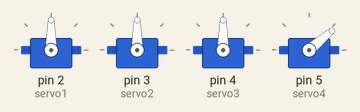
The sketch below on a simulated Arduino Uno, built with avr-gcc and run on an emulated ATmega328P. Parts: 4 × servo.

Above: at 0.05 s.
At 0.4 s:
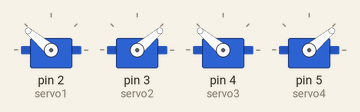
Timing chart, 0 to 1.9 s (numbered marks = the images above):
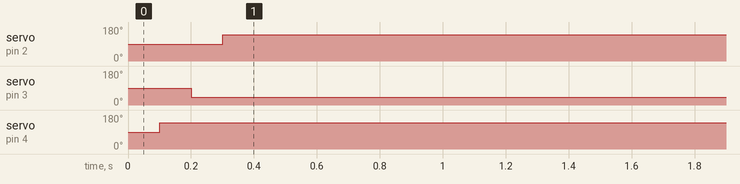

The sketch:

snake.ino
```cpp
// #AadityaTandon
// Four-Servo Snake Robot
// ------------------------
// Fires 4 servos in sequence to produce a rippling/undulating gait.
// WIRING: servo1->pin2, servo2->pin3, servo3->pin4, servo4->pin5.
// See wiring_diagram.svg.
//
// CHANGED: the original sketch called servo3.write(-90) and
// servo1.write(-90). The Arduino Servo library actually clamps
// out-of-range angle values rather than behaving unpredictably --
// its write() silently clamps negative values to 0 (see Servo.cpp:
// "if(value < 0) value = 0;") -- so -90 was not a crash or undefined
// behavior, it just always drove those two servos to 0 degrees,
// giving an asymmetric 0<->40 sweep instead of a symmetric one.
// Changed to 140 degrees, which mirrors the 40-degree position
// symmetrically around the 90-degree center, so each servo now
// sweeps cleanly between 40 and 140 degrees.

#include <Servo.h>
Servo servo1;
Servo servo2;
Servo servo3;
Servo servo4;
void setup() {
  // put your setup code here, to run once:
  servo1.attach(2);
  servo2.attach(3);
  servo3.attach(4);
  servo4.attach(5);
}

void loop() {
  // put your main code here, to run repeatedly:
  servo4.write(40);
  delay(100);
  servo3.write(140);
  delay(100);
  servo2.write(40);
  delay(100);
  servo1.write(140);
  delay(100);
  servo4.write(40);
  delay(100);
  servo3.write(140);
  delay(100);
  servo2.write(40);
  delay(100);
  servo1.write(140);
  delay(100);

}
```

Measured:
- by itself, servo on pin 2 (servo1): 90° → 140° at 0.30 s
- by itself, servo on pin 3 (servo2): 90° → 40° at 0.20 s
- by itself, servo on pin 4 (servo3): 90° → 140° at 0.10 s
